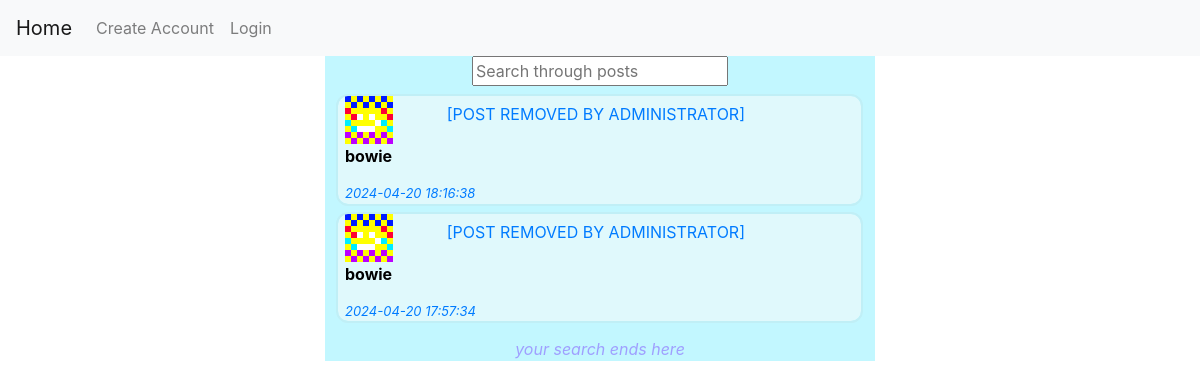
Before: /search with the older database file.
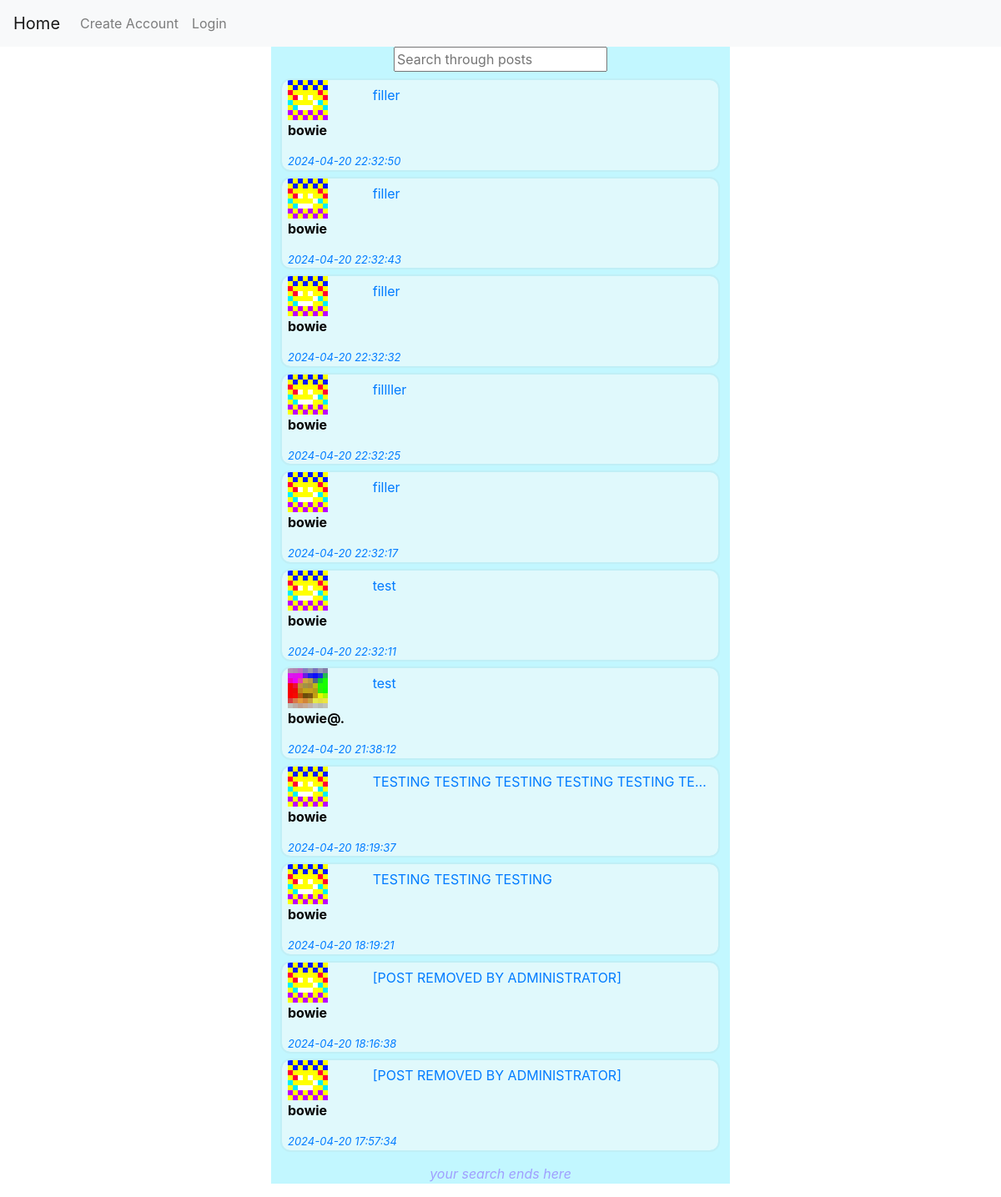
After: the same page with the newer database file.
### main.py (models this page shows, shortened)
class posts(db.Model):
    _id = db.Column("id", db.Integer, primary_key=True)
    op = db.Column(db.String(100))
    content = db.Column(db.String)
    imglink = db.Column(db.String)
    date = db.Column(db.String)

### main.py (the view)
@app.route("/search", methods=['GET', 'POST'])
def search():
    postlist = posts.query.order_by(posts.date.desc()).all()
    return(render_template("search.html", postlist=postlist))

### templates/search.html (shortened to what this page needs)
{% extends "base.html"%}
{% block content %}
<body>
    <div class="center">
        <input type="text" class="live-search-box" placeholder="Search through posts" />
        <ul class="live-search-list" type="None" style="padding: 0;">
            {% for post in postlist %}
            <div class="post" style="width: 95%; margin-left: 13px;">
                    <li>
                        <a href="/feed" class="fill-div" style="text-decoration: none;">
                        <div class="posttext">
                            <div class="truncatedcontent" style="float:right;">
                                <p style="
                                white-space: nowrap;
                                overflow: hidden;
                                text-overflow: ellipsis;
                                ">
                                    {{ post.content }}
                                </p>
                            </div>
                            <img style="height: 48; width: 48;" src="{{ url_for('static', filename='/avatars/') }}{{ post.op }}.png" alt="img not found" />
                            <p class="name">{{ post.op }}</p>
                            <div class="date">{{ post.date }}</div>
                        </div>
                        </a>
                    </li>
            </div>
            {% endfor %}
        </ul>
        <p style="color: rgb(159, 159, 255); font-style: italic;"> your search ends here </p>
    </div>
</body>
{% endblock %}

### templates/base.html (shortened to what this page needs)
<html>
<head>
    <link rel="stylesheet" href="https://cdn.jsdelivr.net/npm/bootstrap@4.3.1/dist/css/bootstrap.min.css">
    <link rel="stylesheet" type="text/css" href="{{ url_for('static', filename='style.css')}}">
</head>
    <body>
        <nav class="navbar navbar-expand-lg navbar-light bg-light">
            <a class="navbar-brand" href="/feed">Home</a>
            <div class="collapse navbar-collapse" id="navbarNav">
              <ul class="navbar-nav">
                {% if "user" in session %}
                    <li class="nav-item">
                        <a class="nav-link" href="/userpages/{{ session.user }}">Profile</a>
                    </li>
                    <li class="nav-item">
                        <a class="nav-link" href="/logout">Logout</a>
                    </li>
                {% else %}
                    <li class="nav-item">
                        <a class="nav-link" href="/register">Create Account</a>
                    </li>
                    <li class="nav-item">
                        <a class="nav-link" href="/login">Login</a>
                    </li>
                {% endif %}
              </ul>
            </div>
          </nav>
        <div class="container-fluid">
            {% block content %}
            {% endblock %}
        </div>
      </body>
</html>

### static/style.css (style rules this page uses)
div .center { text-align: center; margin: auto; width: 550px; height: auto; background: rgb(194, 247, 255); }
.truncatedcontent { vertical-align: top; margin-top: 6px; margin-left: 10px; font-style: normal; font-size: medium; width: 80%; white-space: nowrap; overflow: hidden; text-overflow: ellipsis; }
img { image-rendering: pixelated; }
div .post { border-radius: 10px; margin-top: 10px; text-align: left; background: rgb(224, 249, 252); outline: 2px solid rgb(192, 239, 246); width: auto; }
div .date { font-style: italic; font-size: small; }
.name { color: black; font-style: normal; font-size: medium; font-weight: bold; }
div .posttext { margin-left: 7px; margin-right: 7px; }

Changed rows visible on the page:
added posts: content "filler", op (picture), op "bowie", date "2024-04-20 22:32:50"
added posts: content "filler", op (picture), op "bowie", date "2024-04-20 22:32:43"
added posts: content "filler", op (picture), op "bowie", date "2024-04-20 22:32:32"
added posts: content "fillller", op (picture), op "bowie", date "2024-04-20 22:32:25"
added posts: content "filler", op (picture), op "bowie", date "2024-04-20 22:32:17"
added posts: content "test", op (picture), op "bowie", date "2024-04-20 22:32:11"
added posts: content "test", op (picture), op "bowie@.", date "2024-04-20 21:38:12"
added posts: content "TESTING TESTING TESTING TESTING TESTING TE…", op (picture), op "bowie", date "2024-04-20 18:19:37"
added posts: content "TESTING TESTING TESTING", op (picture), op "bowie", date "2024-04-20 18:19:21"
